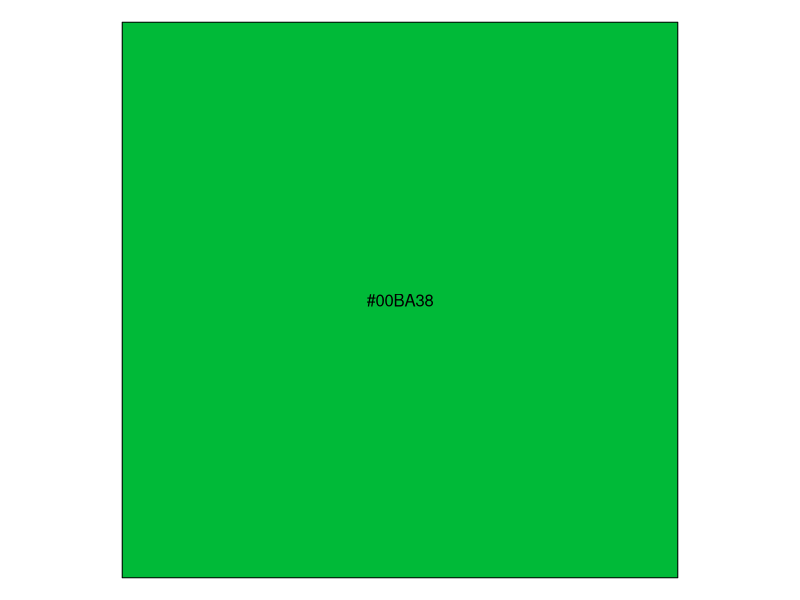
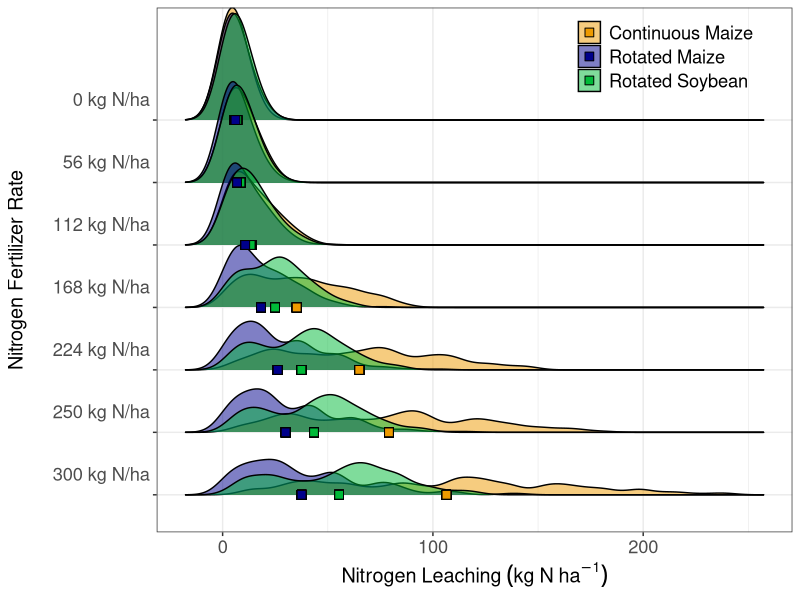
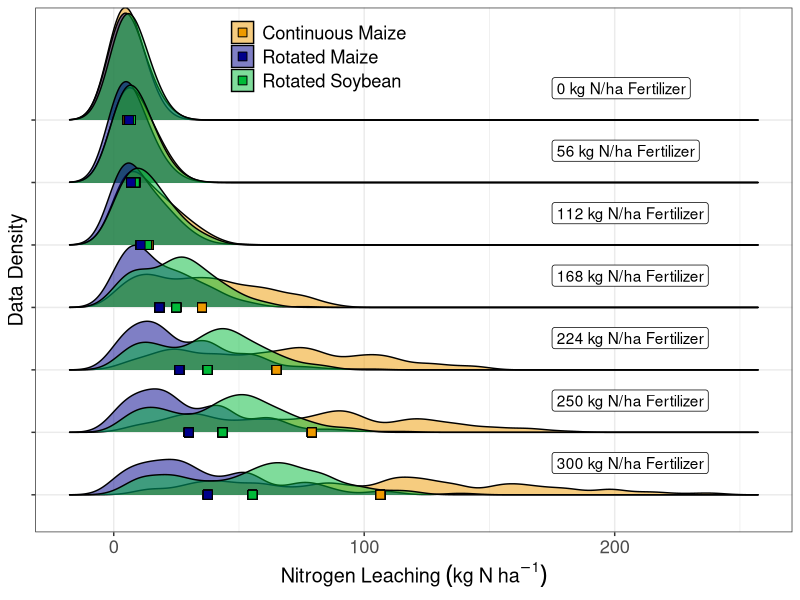
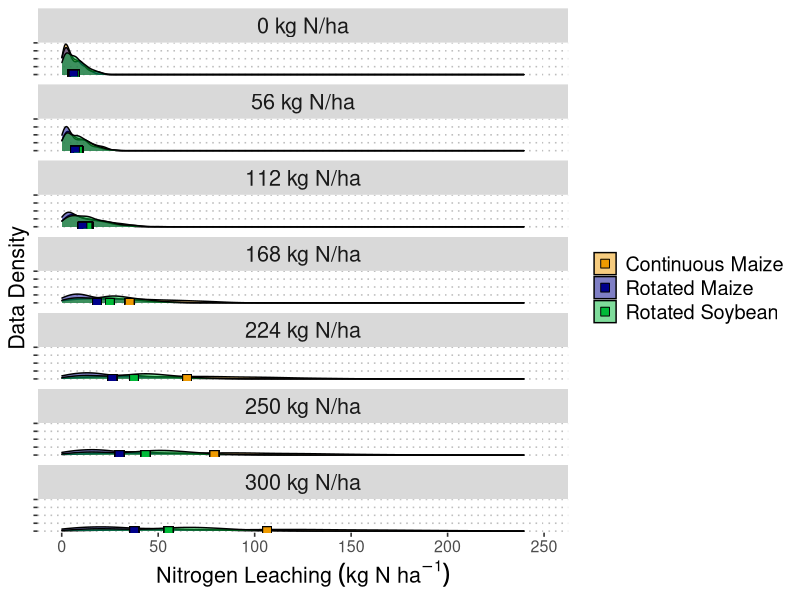
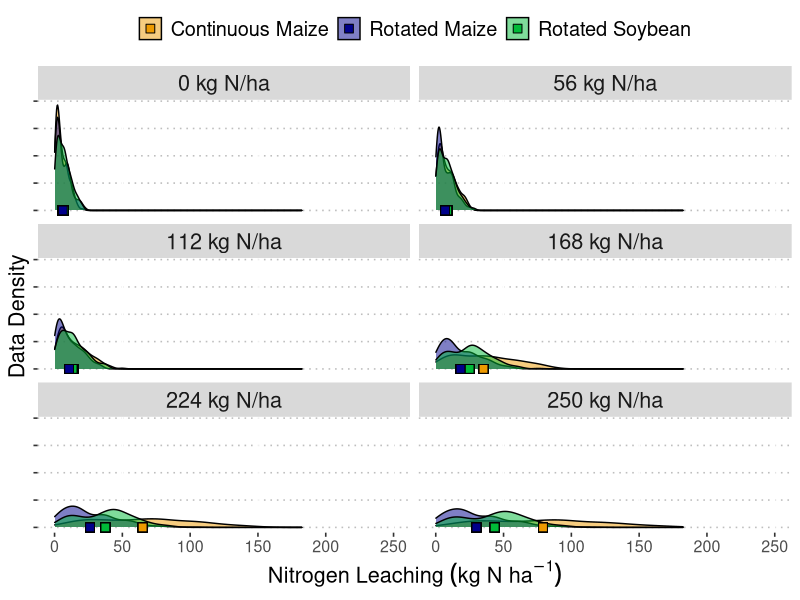
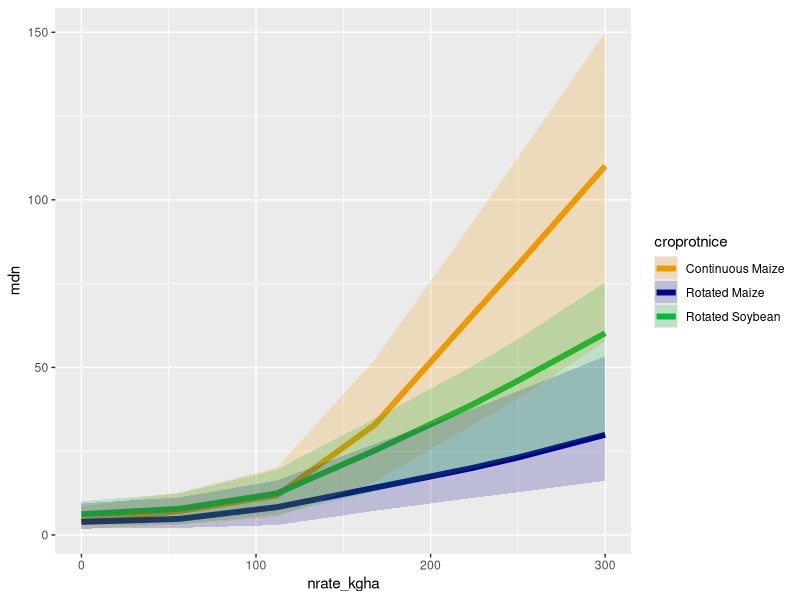
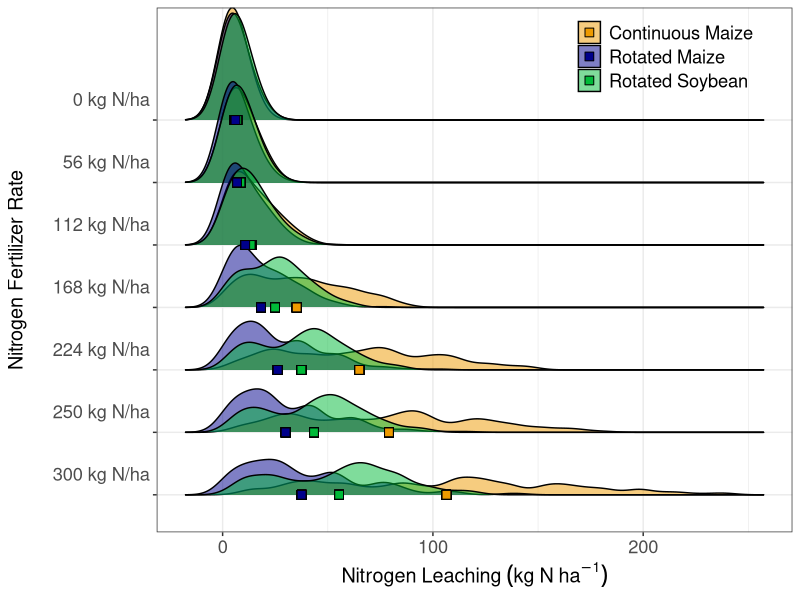
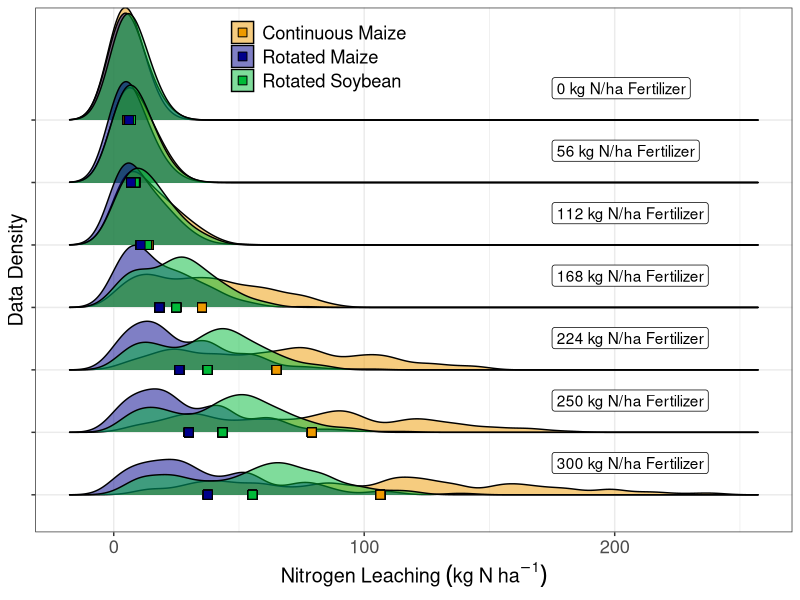

These figures' R source, in order:
# author: gina
# created: 6/1/2020
# purpose: process heather's data
# last updated: 6/8/2020 (yields weren't crop specific, asked heather to change)
#               6/17/2020 look at soils data
#               8/20/2020 (removed sutherland, checking)
#               9/14/2020 (make it look nice)
#               10/9/2020 (this won't work any more, no soybean...)

library(tidyverse)
library(scales)
library(ggridges)
library(ggpubr)



# plot things -------------------------------------------------------------

clr1 <- "orange2"
clr2 <- "darkblue"
clr3 <- "#00BA38"

show_col(clr3)

rawdat <- read_csv("01_proc-raw-outs/pro_apdat.csv") %>% 
  mutate(rotation2 = ifelse(rotation == "sc", "cs", rotation),
         croprot = paste0(crop, rotation2)) %>% 
  select(croprot, everything())

#--original

rawdat %>% 
  arrange(nrate_kgha) %>% 
  mutate(
    nrateF = paste(nrate_kgha, "kg N/ha"),
    nrateF = fct_inorder(nrateF),
    nrateF2 = factor(nrateF, levels = rev(levels(nrateF))),
    croprotnice = dplyr::recode(croprot,
                                corncc = "Continuous Maize",
                                corncs = "Rotated Maize",
                                soycs = "Rotated Soybean")) %>%
  group_by(nrateF2, croprotnice) %>% 
  mutate(mnleach = mean(leaching_kgha)) %>% 
  ggplot(aes(x = leaching_kgha, y = nrateF2, fill = croprotnice)) +
  geom_density_ridges(alpha = 0.5) +
  geom_point(aes(x = mnleach, y = nrateF2), pch = 22, size = 3) +
  scale_fill_manual(values = c(clr1, clr2, clr3)) + 
  labs(y = "Nitrogen Fertilizer Rate\n",
       x = expression(Nitrogen~Leaching~(kg~N~ha^-1)),
       fill = NULL) + 
  theme_bw() + 
  theme(axis.text = element_text(size = rel(1.2)),
        axis.text.y = element_text(vjust = -1),
        axis.title = element_text(size = rel(1.3)),
        legend.justification = c(1, 1),
        legend.position = c(0.95,0.99),
        legend.background = element_blank(),
        legend.text = element_text(size = rel(1.2)))

ggsave("fig3.png")

#--move labels
nlabs <- 
  rawdat %>% 
  arrange(nrate_kgha) %>% 
  mutate(
    nrateF = paste(nrate_kgha, "kg N/ha"),
    nrateF = fct_inorder(nrateF),
    nrateF2 = factor(nrateF, levels = rev(levels(nrateF))),
    croprotnice = dplyr::recode(croprot,
                                corncc = "Continuous Maize",
                                corncs = "Rotated Maize",
                                soycs = "Rotated Soybean")) %>% 
  filter(croprotnice == "Rotated Maize") %>% 
  select(nrate_kgha, croprotnice, nrateF, nrateF2) %>% 
  distinct()

rawdat %>% 
  arrange(nrate_kgha) %>% 
  mutate(
    nrateF = paste(nrate_kgha, "kg N/ha"),
    nrateF = fct_inorder(nrateF),
    nrateF2 = factor(nrateF, levels = rev(levels(nrateF))),
    croprotnice = dplyr::recode(croprot,
                                     corncc = "Continuous Maize",
                                     corncs = "Rotated Maize",
                                     soycs = "Rotated Soybean")) %>%
  group_by(nrateF2, croprotnice) %>% 
  mutate(mnleach = mean(leaching_kgha)) %>% 
  ggplot(aes(x = leaching_kgha, y = nrateF2, fill = croprotnice)) +
  geom_density_ridges(alpha = 0.5) +
  geom_point(aes(x = mnleach, y = nrateF2), pch = 22, size = 3) +
  geom_label(data = nlabs, aes(x = 175, y = nrateF2, label = paste(nrate_kgha, "kg N/ha Fertilizer"),
                               vjust = -1, hjust = 0),
             fill = "white") +
  # geom_label(data = nlabs, aes(x = -50, y = nrateF2, label = paste(nrate_kgha, "kg N/ha Fertilizer"),
  #                              vjust = -2, hjust = 0),
  #            fill = "white") +
  scale_fill_manual(values = c(clr1, clr2, clr3)) + 
  labs(y = "Data Density",
       x = expression(Nitrogen~Leaching~(kg~N~ha^-1)),
       fill = NULL) + 
  theme_bw() + 
  theme(axis.text = element_text(size = rel(1.2)),
        axis.text.y = element_blank(),
        axis.title = element_text(size = rel(1.3)),
        legend.justification = c(1, 1),
        legend.position = c(0.5,0.99),
        legend.background = element_blank(),
        legend.text = element_text(size = rel(1.2)))

ggsave("fig3_stacked.png")


# looks dumb --------------------------------------------------------------


fig_dat <- 
  rawdat %>% 
  mutate(nrateF = as.factor(nrate_kgha),
         nrateF2 = factor(nrateF, levels = rev(levels(nrateF))),
         croprotnice = dplyr::recode(croprot,
                                     corncc = "Continuous Maize",
                                     corncs = "Rotated Maize",
                                     soycs = "Rotated Soybean")) %>%
  group_by(nrateF2, croprotnice) %>% 
  mutate(mnleach = mean(leaching_kgha)) %>% 
  select(site_id, croprot, croprotnice, nrate_kgha, nrateF, nrateF2, leaching_kgha, mnleach)


fig_dat %>%
  arrange(nrate_kgha) %>% 
  mutate(striplab = paste(nrate_kgha, "kg N/ha"),
         striplab = fct_inorder(striplab),
         striplab2 = fct_rev(striplab)) %>% 
  ggplot(aes(leaching_kgha, fill = croprotnice)) +
  geom_density_line(alpha = 0.5) +
  geom_point(aes(x = mnleach, y = 0), pch = 22, size = 3) +
  scale_fill_manual(values = c(clr1, clr2, clr3)) + 
  labs(y = "Data Density",
       x = expression(Nitrogen~Leaching~(kg~N~ha^-1)),
       fill = NULL) +
  theme_bw() +
  theme_pubclean() +
  theme(axis.text.x = element_text(size = rel(1.2)),
        axis.text.y = element_blank(),
        axis.title = element_text(size = rel(1.3)),
        strip.text = element_text(size = rel(1.3)),
        #legend.justification = c(1, 1),
        legend.position = "right",
        legend.direction = "vertical",
        legend.background = element_blank(),
        legend.text = element_text(size = rel(1.2))) +
  facet_wrap(~striplab2, ncol = 1, strip.position = "top") + 
  coord_cartesian(xlim = c(0, 250))

ggsave("fig3_dumb.png")


fig_dat %>%
  filter(nrate_kgha != 300) %>% 
  arrange(nrate_kgha) %>% 
  mutate(striplab = paste(nrate_kgha, "kg N/ha"),
         striplab = fct_inorder(striplab),
         striplab2 = fct_rev(striplab)) %>% 
  ggplot(aes(leaching_kgha, fill = croprotnice)) +
  geom_density_line(alpha = 0.5) +
  geom_point(aes(x = mnleach, y = 0), pch = 22, size = 3) +
  scale_fill_manual(values = c(clr1, clr2, clr3)) + 
  labs(y = "Data Density",
       x = expression(Nitrogen~Leaching~(kg~N~ha^-1)),
       fill = NULL) +
  theme_bw() +
  theme_pubclean() +
  theme(axis.text.x = element_text(size = rel(1.2)),
        axis.text.y = element_blank(),
        axis.title = element_text(size = rel(1.3)),
        strip.text = element_text(size = rel(1.3)),
        #legend.justification = c(0.2, 0.8),
        legend.position = "top",
        legend.direction = "horizontal",
        legend.background = element_blank(),
        legend.text = element_text(size = rel(1.2))) +
  facet_wrap(~striplab2, ncol = 2, strip.position = "top") + 
  coord_cartesian(xlim = c(0, 250))

ggsave("fig3_panels.png")


quantile(rawdat$leaching_kgha, 0.1
         )

#--rafa's idea
rawdat %>%
  select(croprot, site_id, nrate_kgha, year, leaching_kgha) %>% 
  group_by(nrate_kgha, croprot) %>% 
  summarise(mdn = median(leaching_kgha),
            lo = quantile(leaching_kgha, .75),
            hi = quantile(leaching_kgha, .25)) %>% 
  mutate(
    croprotnice = dplyr::recode(croprot,
                                corncc = "Continuous Maize",
                                corncs = "Rotated Maize",
                                soycs = "Rotated Soybean")) %>%
  ggplot() + 
  geom_line(aes(nrate_kgha, mdn, color = croprotnice), size = 2) + 
  geom_ribbon(aes(nrate_kgha, ymin = lo, ymax = hi, fill = croprotnice), alpha = 0.2) + 
  scale_fill_manual(values = c(clr1, clr2, clr3)) + 
  scale_color_manual(values = c(clr1, clr2, clr3))  
  
